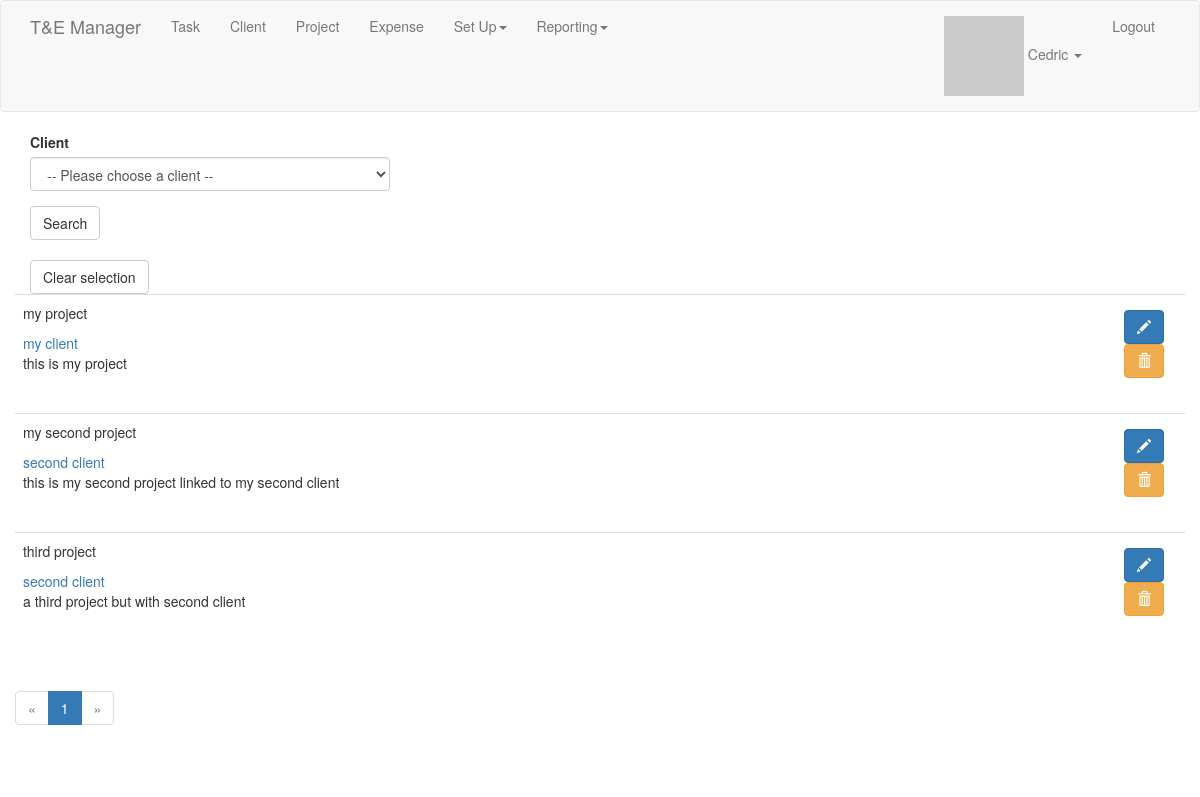
/list_of_projects (signed in), run on an earlier commit of the app's database.
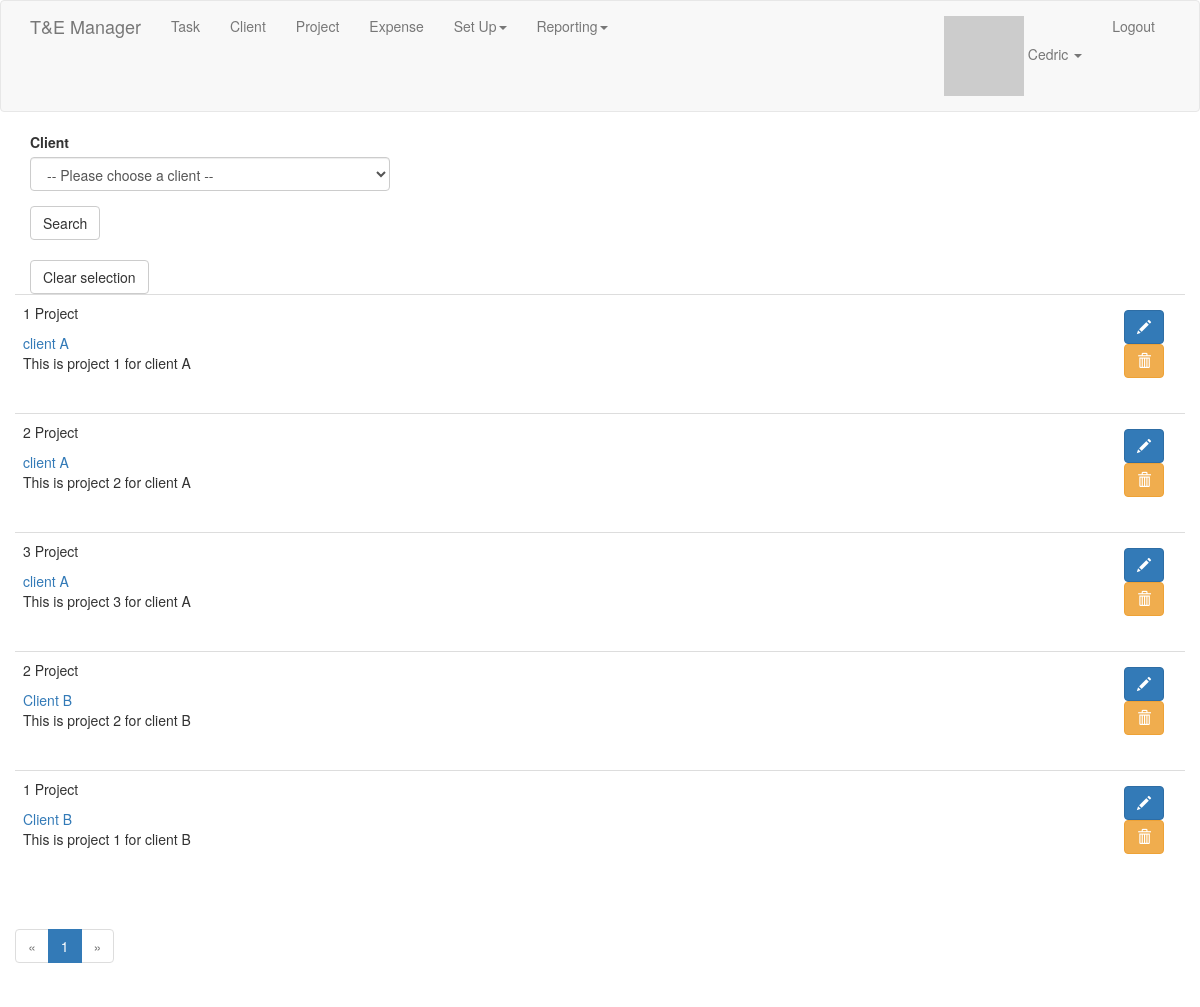
And on a later commit of the database.
### app/models.py (models this page shows, shortened)
class Project(db.Model):
    id = db.Column(db.Integer, primary_key=True)
    name = db.Column(db.String(64), index=True)
    description = db.Column(db.String(128))
    tasks = db.relationship('Task', backref='project_task', lazy='dynamic')
    user_id = db.Column(db.Integer, db.ForeignKey('user.id'))
    client_id = db.Column(db.Integer, db.ForeignKey('client.id'))

class Client(db.Model):
    id = db.Column(db.Integer, primary_key=True)
    name = db.Column(db.String(64), index=True)
    user_id = db.Column(db.Integer, db.ForeignKey('user.id'))
    address = db.Column(db.String(128))
    tasks = db.relationship('Task', backref='client_task', lazy='dynamic')
    projects = db.relationship('Project', backref='client_project', lazy='dynamic')

### app/projects/routes.py (the view)
@bp.route('/list_of_projects', methods=['GET', 'POST'])
@login_required
def list_of_projects():
    project_search = Project.query
    form = ListProjectForm()
    if form.validate_on_submit():
        client = form.client_id.data
        project_search = project_search.filter(Project.client_id==client.id).order_by(Project.name.asc())
    page = request.args.get('page', 1, type=int)
    pagination = project_search.paginate(page, 5, False)
    projects = pagination.items
    return render_template('projects/list_of_projects.html', title='List of projects', projects=projects,
                           pagination=pagination, form=form)

### app/projects/forms.py
class ListProjectForm(FlaskForm):
    client_id = QuerySelectField('Client', validators=[DataRequired()],
                                 query_factory=get_clients,
                                 allow_blank=True,
                                 get_label='name',
                                 blank_text=u'-- Please choose a client --')
    submit = SubmitField('Search')

### app/main/__init__.py (called while the page is built)
@bp.app_context_processor
def inject_permissions():
    return dict(Permission=Permission)

### app/main/routes.py (called while the page is built)
@bp.before_app_request
def before_request():
    if current_user.is_authenticated:
        current_user.last_seen = datetime.utcnow()
        db.session.commit()

### app/models.py (called while the page is built)
@login.user_loader
def load_user(id):
    return User.query.get(int(id))

    def avatar(self, size):
        digest = md5(self.email.lower().encode('utf-8')).hexdigest()
        return 'https://www.gravatar.com/avatar/{}?d=identicon&s={}'.format(digest, size)

### app/projects/forms.py (called while the page is built)
def get_clients():
    return Client.query

### app/templates/projects/list_of_projects.html
{% extends "base.html" %}
{% import 'bootstrap/wtf.html' as wtf %}
{% import "_macros.html" as macros %}
{% block app_content %}
    <div class="row">
        <div class="col-md-4">
            {{ wtf.quick_form(form) }}<br>
            <a href="{{ url_for('projects.list_of_projects') }}"><button type="submit" class="btn btn-default">Clear selection</button></a>
        </div>
        {% for project in projects %}
            {% include 'projects/_project.html' %}
        {% endfor %}
        <div class="pagination">
            {{ macros.pagination_widget(pagination, 'projects.list_of_projects') }}
        </div>
    </div>
{% endblock %}

### app/templates/projects/_project.html
<table class="table table-hover">
    <tr>
        <td>
            <div class="row">
                <div class="col-md-9">
                    <p> {{ project.name }}</p>
                    <a href="{{ url_for('clients.edit_client', id=project.client_project.id) }}">{{ project.client_project.name }}</a><br>
                    {% autoescape false %}
                    {{ project.description | replace("\n", "<br/>") }}
                    {%  endautoescape %}
                </div>
                <div class="col-md-3">
                    <div class="btn pull-right">
                        <a class="btn btn-primary" href="{{ url_for('projects.edit_project', id=project.id) }}"><span class="glyphicon glyphicon-pencil"></span></a>
                        {% if current_user.is_administrator %}
                        <form method="post" action="{{ url_for('projects.delete_project', id=project.id) }}"><button type="submit" class="btn btn-warning"><span class="glyphicon glyphicon-trash"></span></button></form>
                        {% endif %}
                    </div>
                </div>
            </div>
        </td>
    </tr>
</table>

What changed in the data, as far as the page shows it:
changed Project: name "my project" → "1 Project"; client_project.name "my client" → "client A"; description "this is my project" → "This is project 1 for client A"
changed Project: name "my second project" → "2 Project"; client_project.name "second client" → "client A"; description "this is my second project linked to my second client" → "This is project 2 for client A"
changed Project: name "third project" → "3 Project"; client_project.name "second client" → "client A"; description "a third project but with second client" → "This is project 3 for client A"
added Project: name "2 Project", client_project.name "Client B", description "This is project 2 for client B"
added Project: name "1 Project", client_project.name "Client B", description "This is project 1 for client B"
